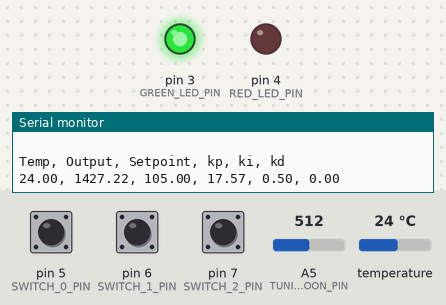
Bench run of a sketch on a simulated Arduino Uno, built with avr-gcc and run on an emulated ATmega328P. Parts: output pins drawn as LEDs (lit = HIGH), the last lines printed to the serial monitor. The inputs (shaded band) are chosen by the test bench; at power-on: A5 (TUNING_BUTOON_PIN) = 512, pin 5 (SWITCH_0_PIN) HIGH, pin 6 (SWITCH_1_PIN) HIGH, pin 7 (SWITCH_2_PIN) HIGH, temperature 24 °C.

Above: at 1.4 s.
1.5 s: A5 (TUNING_BUTOON_PIN) set to 23
At 2.4 s:
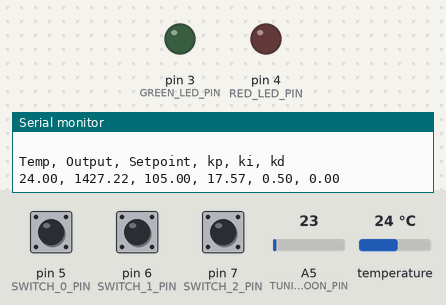
3.3 s: A5 (TUNING_BUTOON_PIN) set to 19
At 7.7 s:
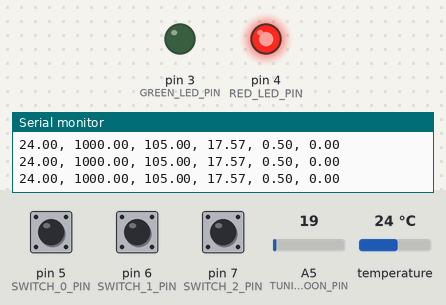
At 11.2 s:
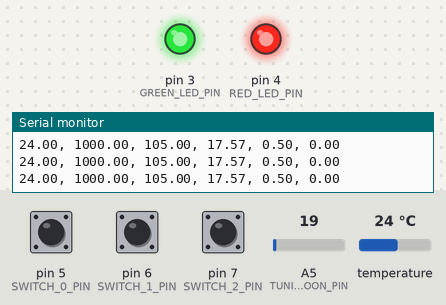
Timing chart, 0 to 13.0 s (numbered marks = the images above; inputs shaded):
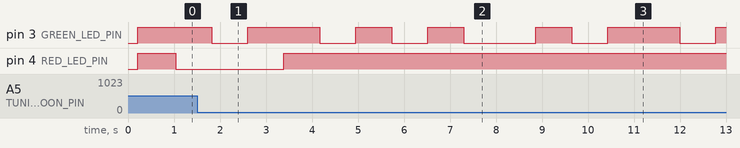

The sketch:

BeerPID.ino
```cpp
// (licence header left out)
/*
  Copyright (c) 2012 Ruotger Deecke.
  All rights reserved.

  Redistribution and use in source and binary forms, with or without
  modification, are permitted provided that the following conditions are met:

  Redistributions of source code must retain the above copyright notice, this
  list of conditions and the following disclaimer.

  Redistributions in binary form must reproduce the above copyright notice, this
  list of conditions and the following disclaimer in the documentation and/or
  other materials provided with the distribution.

  All advertising materials mentioning features or use of this software must
  display the following acknowledgement:
  “This product includes software developed by Ruotger Deecke and his
   contributors.”

  Neither the name of Ruotger Deecke nor the names of his contributors may be
  used to endorse or promote products derived from this software without
  specific prior written permission.

  THIS SOFTWARE IS PROVIDED BY THE REGENTS AND CONTRIBUTORS “AS IS” AND ANY
  EXPRESS OR IMPLIED WARRANTIES, INCLUDING, BUT NOT LIMITED TO, THE IMPLIED
  WARRANTIES OF MERCHANTABILITY AND FITNESS FOR A PARTICULAR PURPOSE ARE
  DISCLAIMED. IN NO EVENT SHALL THE RUOTGER DEECKE OR CONTRIBUTORS BE LIABLE FOR
  ANY DIRECT, INDIRECT, INCIDENTAL, SPECIAL, EXEMPLARY, OR CONSEQUENTIAL DAMAGES
  (INCLUDING, BUT NOT LIMITED TO, PROCUREMENT OF SUBSTITUTE GOODS OR SERVICES;
  LOSS OF USE, DATA, OR PROFITS; OR BUSINESS INTERRUPTION) HOWEVER CAUSED AND
  ON ANY THEORY OF LIABILITY, WHETHER IN CONTRACT, STRICT LIABILITY, OR TORT
  (INCLUDING NEGLIGENCE OR OTHERWISE) ARISING IN ANY WAY OUT OF THE USE OF THIS
  SOFTWARE, EVEN IF ADVISED OF THE POSSIBILITY OF SUCH DAMAGE.
*/


// https://github.com/br3ttb/Arduino-PID-Library
#include <PID_v1.h>

// https://github.com/br3ttb/Arduino-PID-AutoTune-Library
#include <PID_AutoTune_v0.h>

// http://www.pjrc.com/teensy/td_libs_OneWire.html
#include <OneWire.h>

// http://milesburton.com/Dallas_Temperature_Control_Library
#include <DallasTemperature.h>

// comes with Arduino tools
#include <SoftwareSerial.h>


#define DO_LOG_ERRORS false


// --- Pin definitions

// output pin for solid-state relais (LED on the board at the same time)
#define SSR_PIN 13

// OneWire Data
#define ONE_WIRE_BUS 2

// serial receive / transmit for the Sparkfun serial 7-segment display
// e.g.: https://www.sparkfun.com/products/9766
// the receive pin is unused, but must be defined for the SoftwareSerial library
#define SEVEN_SEGMENT_PIN_RX 11
#define SEVEN_SEGMENT_PIN_TX 10

// two LEDs for displaying status
#define RED_LED_PIN 4
#define GREEN_LED_PIN 3

// three switches for choosing the temperature setpoint
#define SWITCH_0_PIN 5
#define SWITCH_1_PIN 6
#define SWITCH_2_PIN 7

// button to start autotuning
#define TUNING_BUTOON_PIN A5

// Setup a oneWire instance to communicate with any OneWire devices
// (not just Maxim/Dallas temperature ICs)
OneWire oneWire(ONE_WIRE_BUS);

// Pass our OneWire reference to Dallas Temperature.
DallasTemperature sensors(&oneWire);

// since OneWire is a bus you can connect more than one, we limit this here to
// ten. Increase if necessary, decrease to save a couple of bytes
#define MAX_THERMOMETERS 10
DeviceAddress thermAddress[MAX_THERMOMETERS];
int deviceCount = 0;

// -- software serial for 7-segment
SoftwareSerial sevenSegSerial(SEVEN_SEGMENT_PIN_RX, SEVEN_SEGMENT_PIN_TX);

// on-off window
int WindowSize = 2000;

// logging window
int DisplayWindowSize = 1000;

// -- PID: global Variables that the PID and the Autotune use
double Setpoint, Input, Output;

// PID parameters; have fun tuning them apropriately
double kp=17.57, ki=0.5, kd=0;

// PID object
PID myPID(&Input, &Output, &Setpoint, kp, ki, kd, DIRECT);

// -- Autotune
double aTuneStep=WindowSize/3, aTuneNoise=1, aTuneStartValue=WindowSize/2;
unsigned int aTuneLookBack=20;
byte ATuneModeRemember=2;

PID_ATune aTune(&Input, &Output);

// tuning state
boolean isTuning = false;

// window start times
unsigned long windowStartTime = 0;
unsigned long displayWindowStartTime = 0;


void changeAutoTune()
{
 if(!isTuning)
  {
    //Set the output to the desired starting frequency.
    Output=aTuneStartValue;
    aTune.SetNoiseBand(aTuneNoise);
    aTune.SetOutputStep(aTuneStep);
    aTune.SetLookbackSec((int)aTuneLookBack);
    AutoTuneHelper(true);
    isTuning = true;
  }
  else
  { //cancel autotune
    aTune.Cancel();
    isTuning = false;
    AutoTuneHelper(false);
  }
}

void AutoTuneHelper(boolean start)
{
  if(start)
    ATuneModeRemember = myPID.GetMode();
  else
    myPID.SetMode(ATuneModeRemember);
}

// function to print a device address
void printAddress(DeviceAddress deviceAddress)
{
  for (uint8_t i = 0; i < 8; i++)
  {
    // zero pad the address if necessary
    if (deviceAddress[i] < 16) Serial.print("0");
    Serial.print(deviceAddress[i], HEX);
  }
}

boolean getTemperature(float *outTemp)
{
  float minTemp = 1000;
  float maxTemp = -1000;
  float meanTemp = 0;
  boolean isTempOK = false;

  for (int i=0; i<deviceCount; i++)
  {
    float temp = sensors.getTempC(thermAddress[i]);
    if (temp < -125 || temp == 85)
    {
      if (DO_LOG_ERRORS)
      {
        Serial.println("*******");
        Serial.print("Error in Thermometer ");
        printAddress(thermAddress[i]);
        Serial.println("*******");
      }
      continue;
    }
    isTempOK = true;
    minTemp = (temp<minTemp) ? temp : minTemp;
    maxTemp = (temp>maxTemp) ? temp : maxTemp;
    meanTemp += temp;
  }

  if (deviceCount)
    meanTemp /= deviceCount;

  if (DO_LOG_ERRORS)
  {
    Serial.print(minTemp);
    Serial.print(",");
    Serial.print(meanTemp);
    Serial.print(",");
    Serial.print(maxTemp);
    Serial.print(", ");
  }

  *outTemp = maxTemp;
  return isTempOK;
}


// ============= SETUP ================


void setup()
{
  // start serial port
  Serial.begin(9600);
  Serial.println(" ");
  Serial.println(" ");
  Serial.println("BeerPID");
  Serial.println(" ");
  Serial.println("Copyright 2012 (C) Ruotger Deecke.");
  Serial.println(" ");
  Serial.println("I wouldn't mind tasting your beer but this is");
  Serial.println("not a requisite for using this software.");
  Serial.println("Have fun, good luck and cheers!");
  Serial.println(" ");


  // Start up the library
  sensors.begin();

  Serial.print("Locating OneWire devices...");

  deviceCount = sensors.getDeviceCount();
  Serial.print("Found ");
  Serial.print(deviceCount, DEC);
  Serial.print(" devices. (Will use ");
  deviceCount = deviceCount>MAX_THERMOMETERS ? MAX_THERMOMETERS : deviceCount;
  Serial.print(deviceCount, DEC);
  Serial.println(")");

  for (int i=0; i<deviceCount; i++)
  {
    if (!sensors.getAddress(thermAddress[i], i))
    {
      Serial.print("Unable to find address for Device ");
      Serial.println(i, DEC);
    }
    else
    {
      Serial.print("Device ");
      Serial.print(i, DEC);
      Serial.print(": ");
      printAddress(thermAddress[i]);
      Serial.println(" ");
    }
  }

  windowStartTime = millis();

  //initialize the variables we're linked to
  Setpoint = 500;

  //tell the PID to range between 0 and the full window size
  myPID.SetOutputLimits(0, WindowSize);

  //turn the PID on
  myPID.SetMode(AUTOMATIC);

  sevenSegSerial.begin(9600);

  // reset
  sevenSegSerial.write(0x76);

  // decimal point
  sevenSegSerial.write(0x77);
  sevenSegSerial.write(0x04);

  // setup LED pins
  pinMode(RED_LED_PIN, OUTPUT);
  pinMode(GREEN_LED_PIN, OUTPUT);
  digitalWrite(RED_LED_PIN, HIGH);
  digitalWrite(GREEN_LED_PIN, HIGH);

  // setup switch pins
  pinMode(SWITCH_0_PIN, INPUT);
  pinMode(SWITCH_1_PIN, INPUT);
  pinMode(SWITCH_2_PIN, INPUT);

  Serial.println("ready!");
  Serial.println(" ");

  if (readSwitches() == 3)
  {
    Serial.println("you chose 57° at startup, so I will enter autotune!");
    Serial.println(" ");
    changeAutoTune();
  }

  // if you want to do a csv import, this is the first line
  Serial.println("Temp, Output, Setpoint, kp, ki, kd");
}

void displayLEDTemp(float inTemp)
{
  char hundreds = (char)(inTemp/100);
  char tens = (char)floor(inTemp/10 - hundreds*10);
  char ones = (char)floor(inTemp - tens*10 - hundreds*100);
  char tenths = (char)floor(inTemp*10 - ones*10 - tens*100 - hundreds*1000);

  if (hundreds != 0)
  {
    sevenSegSerial.write(hundreds);
  }
  else
  {
    sevenSegSerial.print("x");
  }

  if (tens != 0 || hundreds != 0)
  {
    sevenSegSerial.write(tens);
  }
  else
  {
    sevenSegSerial.print("x");
  }

  sevenSegSerial.write(ones);
  sevenSegSerial.write(tenths);
}

int readSwitches()
{
  int switch0State = digitalRead(SWITCH_0_PIN);
  int switch1State = digitalRead(SWITCH_1_PIN);
  int switch2State = digitalRead(SWITCH_2_PIN);

  int switches = switch0State + switch1State*2 + switch2State*4;

  return switches;
}

// ============= LOOP ================


void loop()
{
  // call sensors.requestTemperatures() to issue a global temperature
  // request to all devices on the bus
  sensors.requestTemperatures(); // Send the command to get temperatures

  float temp = 0;

  boolean isTempOK = getTemperature(&temp);

  float displayTemp = 0;
  if(millis() - windowStartTime < WindowSize/3)
  {
    if (isTuning)
    {
      sevenSegSerial.write(0x77);
      sevenSegSerial.write(0x01);
      sevenSegSerial.print("tUNE");
    }
    else
    {
      sevenSegSerial.write(0x77);
      sevenSegSerial.write(0x20);
      displayLEDTemp(Setpoint);
    }
  }
  else
  {
    if (isTempOK)
    {
      sevenSegSerial.write(0x77);
      sevenSegSerial.write(0x04);
      displayLEDTemp(temp);
    }
    else
    {
      sevenSegSerial.write(0x77);
      sevenSegSerial.write(0x04);
      sevenSegSerial.print("Errx");
    }
  }

  Input = temp;

  if(isTuning)
  {
    byte val = (aTune.Runtime());
    if (val!=0)
    {
      isTuning = false;
    }
    if(!isTuning)
    { //we're done, set the tuning parameters
      kp = aTune.GetKp();
      ki = aTune.GetKi();
      kd = aTune.GetKd();
      myPID.SetTunings(kp,ki,kd);
      AutoTuneHelper(false);
    }
  }
  else
  {
    int switches = readSwitches();

    switch(switches)
    {
      case 0:
        Setpoint = 36;
        break;
      case 1:
        Setpoint = 44;
        break;
      case 2:
        Setpoint = 50;
        break;
      case 3:
        Setpoint = 57;
        break;
      case 4:
        Setpoint = 62;
        break;
      case 5:
        Setpoint = 72;
        break;
      case 6:
        Setpoint = 78;
        break;
      case 7:
        Setpoint = 105;
        break;
    }
    myPID.Compute();
  }

  /************************************************
   * turn the output pin on/off based on pid output
   ************************************************/
  if(millis() - windowStartTime > WindowSize)
  { //time to shift the Relay Window
    windowStartTime += WindowSize;
  }

  if(millis() - displayWindowStartTime > DisplayWindowSize)
  { //time to shift the Relay Window
    displayWindowStartTime += DisplayWindowSize;

    Serial.print(Input);
    Serial.print(", ");
    Serial.print(Output);
    Serial.print(", ");
    Serial.print(Setpoint);

    Serial.print(", ");
    Serial.print(kp);
    Serial.print(", ");
    Serial.print(ki);
    Serial.print(", ");
    Serial.println(kd);
  }

  if(Output < millis() - windowStartTime)
  {
    digitalWrite(SSR_PIN,LOW);
    digitalWrite(GREEN_LED_PIN,LOW);
  }
  else
  {
    digitalWrite(SSR_PIN,HIGH);
    digitalWrite(GREEN_LED_PIN,HIGH);
  }

  int tuneButtonState = analogRead(TUNING_BUTOON_PIN)>20 ? 0 : 1;

  if (tuneButtonState && !isTuning)
  {
    changeAutoTune();
  }

  digitalWrite(RED_LED_PIN,isTuning);

  delay(10);
}
```

Measured:
- the behaviour switches between 21 and 20 on A5 (TUNING_BUTOON_PIN) (found by bisection; images 1 and 2)
- after the input at 3.3 s, pin 4 (RED_LED_PIN): LOW → HIGH after 0.08 s
